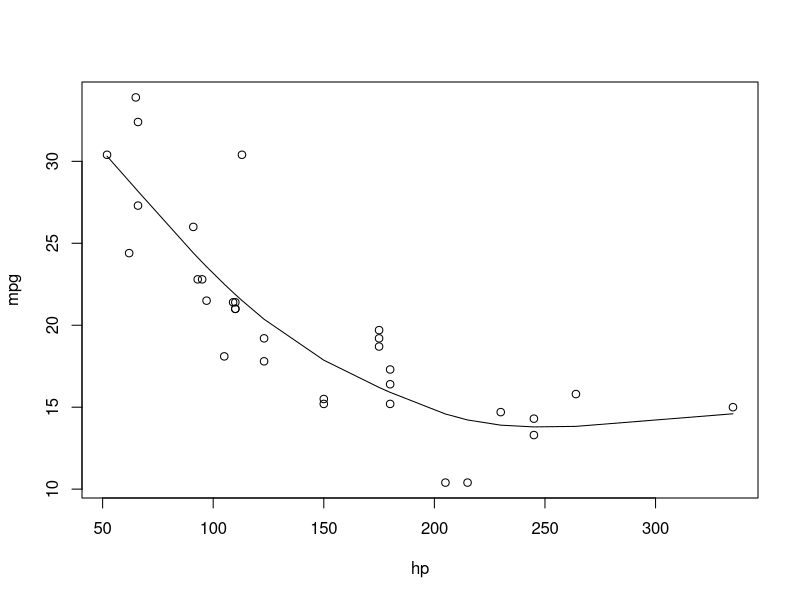

Write R code to recreate this figure. (Note: this script raises an error after producing the figure.)

data(mtcars)
head(mtcars)

attach(mtcars)

library(mgcv)


fit.gam <- gam_model <- gam(mpg ~ s(hp, k = 10), optimizer = 'efs')

plot(hp,mpg)
lines(sort(hp), fitted(fit.gam)[order(hp)])


S <- crossprod(diff(diag(10)))
lambda <- seq(1,100, by = 0.5)

mLogLik <- avg <- c()
for (i in 1:length(lambda)) {
  
  S.lambda <- lambda[i]*S
  S.lambda.inv <- ginv(S.lambda)
  for(j in 1:1000) {
    beta <- mvrnorm(1, mu = rep(0,10), Sigma = S.lambda.inv)
    mLogLik[j] <- loglik(c(beta,3)) + t(beta) %*% S.lambda %*% beta
  }
  avg[i] <- mean(mLogLik)
}

lambda[which.min(avg)]

test <- nlm(loglik, p = , hessian = FALSE)

test <- EstimatePenal(S, lambda.init = 20)

coef(fit.gam)

